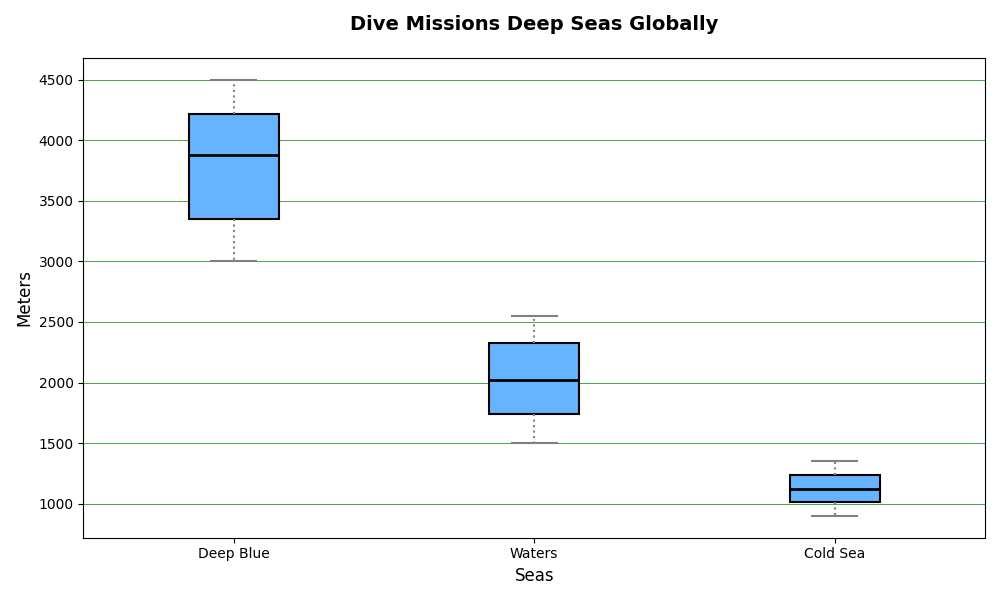

Write Python code to recreate this figure.
import matplotlib.pyplot as plt

pacific_depths = [3000, 3150, 3300, 3500, 3750, 4000, 4100, 4250, 4400, 4500]
indian_depths = [1500, 1600, 1700, 1850, 1950, 2100, 2250, 2350, 2450, 2550]
arctic_depths = [900, 950, 1000, 1050, 1100, 1150, 1200, 1250, 1300, 1350]

data = [pacific_depths, indian_depths, arctic_depths]
oceans = ['Deep Blue', 'Waters', 'Cold Sea']

fig, ax = plt.subplots(figsize=(10, 6))

boxplot = ax.boxplot(data, vert=True, patch_artist=True, labels=oceans, notch=False)

# Apply a single color for all data groups
single_color = '#66b3ff'
for patch in boxplot['boxes']:
    patch.set_facecolor(single_color)
    patch.set_edgecolor('black')
    patch.set_linewidth(1.5)

plt.setp(boxplot['whiskers'], color='grey', linewidth=1.5, linestyle=':')
plt.setp(boxplot['caps'], color='grey', linewidth=1.5)
plt.setp(boxplot['medians'], color='black', linewidth=2)

ax.set_title('Dive Missions Deep Seas Globally', fontsize=14, weight='bold', pad=20)
ax.set_ylabel('Meters', fontsize=12)
ax.set_xlabel('Seas', fontsize=12)

ax.yaxis.grid(True, color='green', linestyle='-', linewidth=0.5)

plt.tight_layout()
plt.show()
